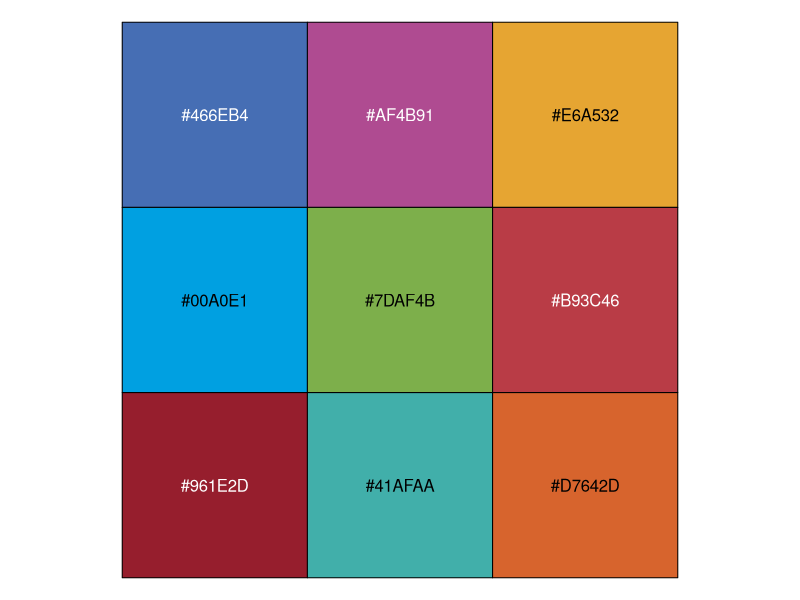
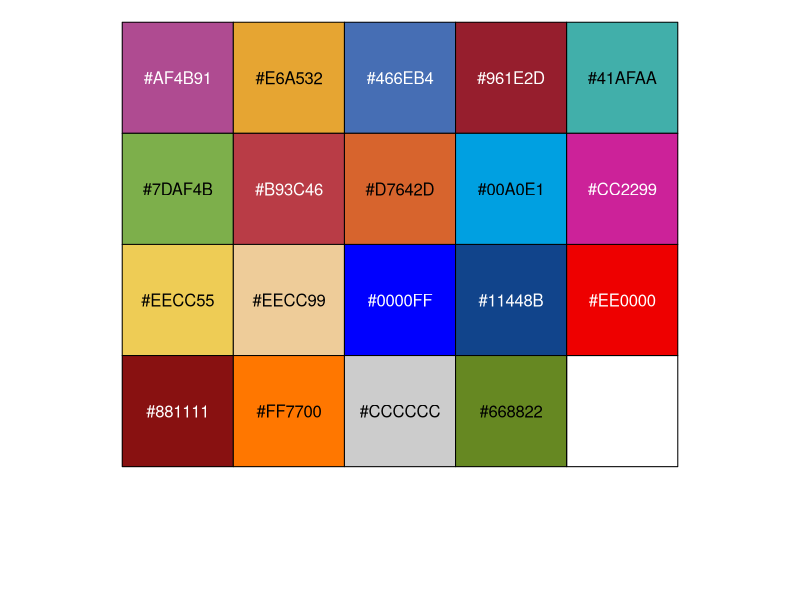
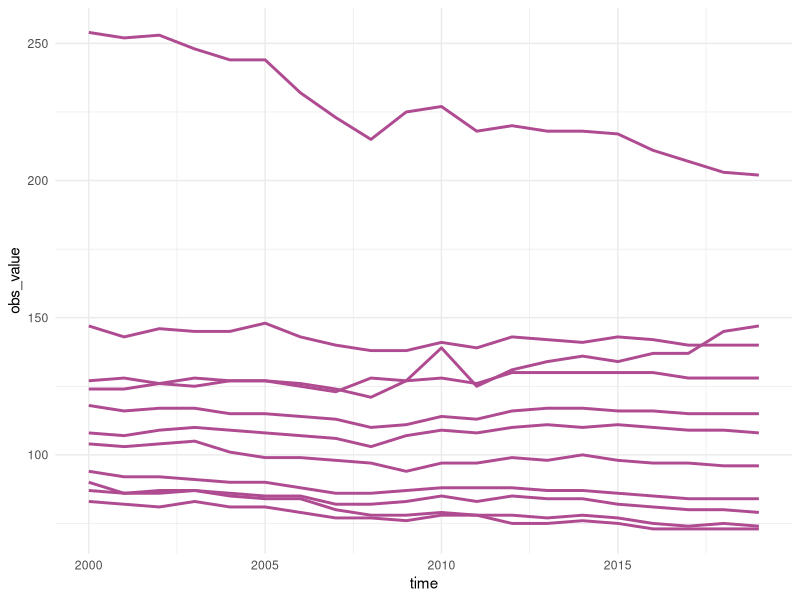
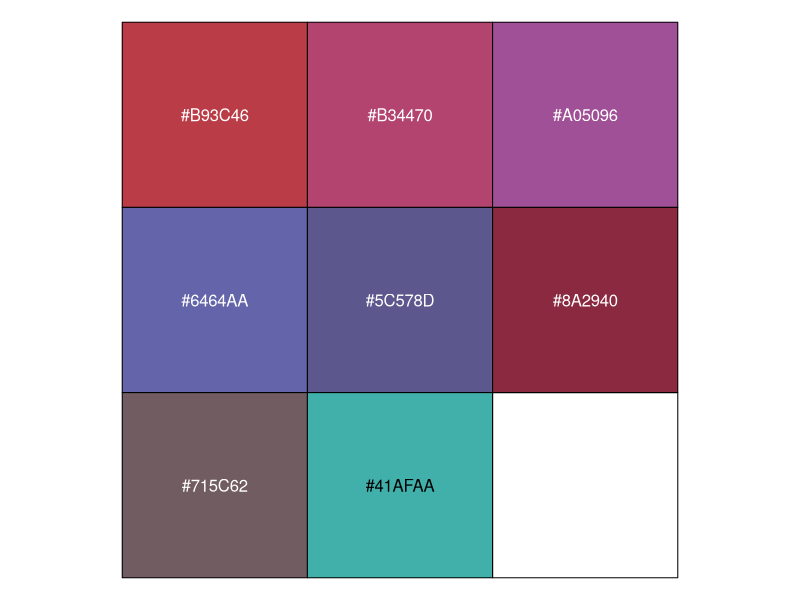
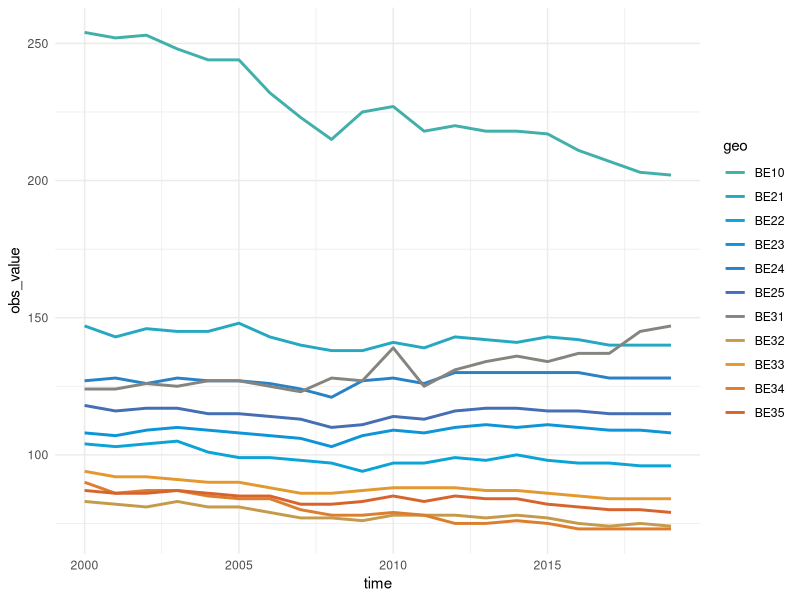
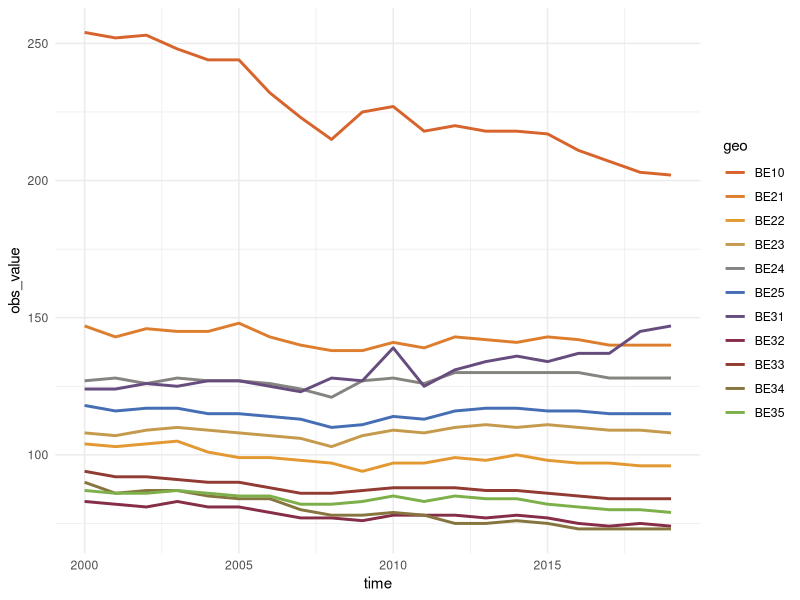
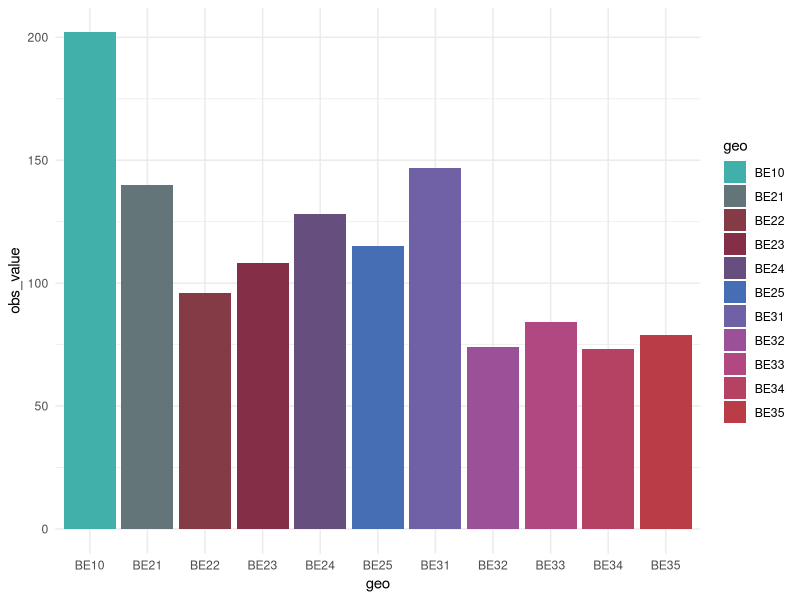

Source code (R) for these figures, in order:
## ---- chunk 1
library(tidyverse)
eurostat_colours <- c('theme1' = "#466EB4",
                 'theme2' = "#AF4B91",
                 'theme3' = "#E6A532",
                 'theme4' = "#00A0E1",
                 'theme5' = "#7DAF4B",
                 'theme6' = "#B93C46",
                 'theme7' = "#961E2D",
                 'theme8' = "#41AFAA",
                 'theme9' = "#D7642D")

scales::show_col(eurostat_colours)
## ---- chunk 2
library(tidyverse)
luis_colours <- c('theme2' = "#AF4B91",
                   'theme3' = "#E6A532",
                   'theme1' = "#466EB4",
                   'theme7' = "#961E2D",
                   'theme8' = "#41AFAA",
                   'theme5' = "#7DAF4B",
                   'theme6' = "#B93C46",
                   'theme9' = "#D7642D",
                   'theme4' = "#00A0E1",
                   'fucsia' = "#CC2299", 
                   'yellow' = "#EECC55",
                   'brown' = "#EECC99",
                   'blue' = "#0000FF",
                   'blue1' = "#11448B",
                   'red' = "#EE0000",
                   'red1' = "#881111",
                   'orange' = "#FF7700",
                   'grey' = "#CCCCCC",
                   'green' = "#668822")

scales::show_col(luis_colours)

## ---- chunk 3
#' Function to extract  colors as hex codes
#'
#' @param ... Character names of colors
#'
luis_cols <- function(...) {
  cols <- c(...)

  if (is.null(cols)) {
    return(luis_colours)
  }

  luis_colours[cols]
}

luis_cols("theme2")

## ---- chunk 4
df<- data.table::fread("data/gdp2v.csv") %>% 
  filter(unit=="PPS_HAB_EU27_2020") %>% 
  mutate(country=str_sub(geo,1,2),
         NUTS=str_length(geo)-2) %>% 
  filter(NUTS=="2" & country =="BE") %>% 
  select(-obs_decimals,-obs_status, -unit,-NUTS) 

ggplot(df, aes(time,obs_value, group = geo))+
  geom_line(size=1, colour = luis_cols("theme2"))+
  theme_minimal()
## ---- chunk 5
luis_palettes <- list('palette1' = luis_cols("theme8", 
                                             "theme4", 
                                             "theme1", 
                                             "theme3", 
                                             "theme9"),
                      'palette2' = luis_cols("theme5",
                                             "theme7",
                                             "theme1",
                                             "theme3",
                                             "theme9"),
                      'palette3' = luis_cols("theme8",
                                             "theme7",
                                             "theme1",
                                             "theme2",
                                             "theme6")
)
## ---- chunk 6
#' Return function to interpolate a  color palette
#'
#' @param palette Character name of palette in luis_palettes
#' @param reverse Boolean indicating whether the palette should be reversed
#' @param ... Additional arguments to pass to colorRampPalette()
#'
luis_pal<- function (palette= "palette1",
                     reverse = FALSE, ...) {
  pal <- luis_palettes[[palette]]
  if (reverse) pal <- rev (pal)
  colorRampPalette(pal,...)
}

## ---- chunk 7
luis_pal("palette1")
## ---- chunk 8
scales::show_col(luis_pal("palette3",reverse=TRUE)(8))
## ---- chunk 9
#' Color scale constructor for luis colors
#'
#' @param palette Character name of palette in luis_palettes
#' @param discrete Boolean indicating whether color aesthetic is discrete or not
#' @param reverse Boolean indicating whether the palette should be reversed
#' @param ... Additional arguments passed to discrete_scale() or
#'            scale_color_gradientn(), used respectively when discrete is TRUE or FALSE
#'
scale_colour_luis <- function(palette = "palette1", discrete = TRUE, reverse = FALSE, ...) {
  pal <- luis_pal(palette = palette, reverse = reverse)

  if (discrete) {
    discrete_scale("colour", paste0("luis_", palette), palette = pal, ...)
  } else {
    scale_color_gradientn(colours = pal(256), ...)
  }
}

#' Fill scale constructor for luis colors
#'
#' @param palette Character name of palette in luis_palettes
#' @param discrete Boolean indicating whether color aesthetic is discrete or not
#' @param reverse Boolean indicating whether the palette should be reversed
#' @param ... Additional arguments passed to discrete_scale() or
#'            scale_fill_gradientn(), used respectively when discrete is TRUE or FALSE
#'
scale_fill_luis <- function(palette = "palette1", discrete = TRUE, reverse = FALSE, ...) {
  pal <- luis_pal(palette = palette, reverse = reverse)

  if (discrete) {
    discrete_scale("fill", paste0("luis_", palette), palette = pal, ...)
  } else {
    scale_fill_gradientn(colours = pal(256), ...)
  }
}
## ---- chunk 10
ggplot(df, aes(time,obs_value, colour = geo))+
  geom_line(size=1)+
  theme_minimal()+
  scale_colour_luis()
## ---- chunk 11
ggplot(df, aes(time,obs_value, colour = geo))+
  geom_line(size=1)+
  theme_minimal()+
  scale_colour_luis(palette = "palette2", reverse = TRUE)
## ---- chunk 12
ggplot(df %>% filter(time =="2019"), aes(geo,obs_value, fill = geo))+
  geom_col()+
  theme_minimal()+
  scale_fill_luis(palette="palette3")
